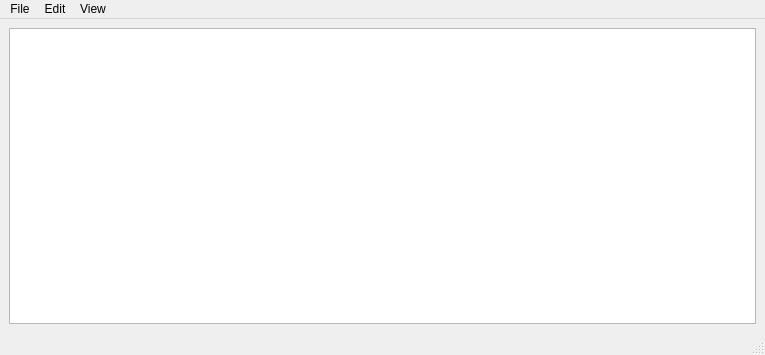
<?xml version="1.0" encoding="UTF-8"?>
<ui version="4.0">
 <class>MainWindow</class>
 <widget class="QMainWindow" name="MainWindow">
  <property name="geometry">
   <rect>
    <x>0</x>
    <y>0</y>
    <width>765</width>
    <height>355</height>
   </rect>
  </property>
  <property name="windowTitle">
   <string>MainWindow</string>
  </property>
  <widget class="QWidget" name="centralwidget">
   <layout class="QHBoxLayout" name="horizontalLayout">
    <item>
     <widget class="QTextEdit" name="textEdit"/>
    </item>
   </layout>
  </widget>
  <widget class="QMenuBar" name="menubar">
   <property name="geometry">
    <rect>
     <x>0</x>
     <y>0</y>
     <width>765</width>
     <height>23</height>
    </rect>
   </property>
   <widget class="QMenu" name="menuFile">
    <property name="title">
     <string>File</string>
    </property>
    <addaction name="actionNew"/>
    <addaction name="actionOpen"/>
    <addaction name="actionClose"/>
    <addaction name="actionSave"/>
    <addaction name="actionSave_As"/>
   </widget>
   <widget class="QMenu" name="menuEdit">
    <property name="title">
     <string>Edit</string>
    </property>
    <addaction name="actionCopy"/>
    <addaction name="actionCut"/>
    <addaction name="actionPaste"/>
    <addaction name="actionUndo"/>
    <addaction name="actionRedo"/>
    <addaction name="actionFont"/>
    <addaction name="actionFont_Color"/>
    <addaction name="actionBG_Color"/>
   </widget>
   <widget class="QMenu" name="menuView">
    <property name="title">
     <string>View</string>
    </property>
    <addaction name="actionAbout"/>
    <addaction name="actionPrint"/>
   </widget>
   <addaction name="menuFile"/>
   <addaction name="menuEdit"/>
   <addaction name="menuView"/>
  </widget>
  <widget class="QStatusBar" name="statusbar"/>
  <action name="actionNew">
   <property name="icon">
    <iconset>
     <normalon>:/Res/file-solid-full.svg</normalon>
    </iconset>
   </property>
   <property name="text">
    <string>New</string>
   </property>
   <property name="shortcut">
    <string>Ctrl+N</string>
   </property>
  </action>
  <action name="actionOpen">
   <property name="icon">
    <iconset>
     <normalon>:/Res/folder-open-solid-full.svg</normalon>
    </iconset>
   </property>
   <property name="text">
    <string>Open</string>
   </property>
   <property name="shortcut">
    <string>Ctrl+O</string>
   </property>
  </action>
  <action name="actionClose">
   <property name="icon">
    <iconset>
     <normalon>:/Res/circle-xmark-regular-full.svg</normalon>
    </iconset>
   </property>
   <property name="text">
    <string>Close</string>
   </property>
   <property name="shortcut">
    <string>Ctrl+L</string>
   </property>
  </action>
  <action name="actionSave">
   <property name="icon">
    <iconset>
     <normalon>:/Res/floppy-disk-solid-full.svg</normalon>
    </iconset>
   </property>
   <property name="text">
    <string>Save</string>
   </property>
   <property name="shortcut">
    <string>Ctrl+S</string>
   </property>
  </action>
  <action name="actionSave_As">
   <property name="icon">
    <iconset>
     <normalon>:/Res/file-export-solid-full.svg</normalon>
    </iconset>
   </property>
   <property name="text">
    <string>Save As</string>
   </property>
   <property name="shortcut">
    <string>Ctrl+Shift+S</string>
   </property>
  </action>
  <action name="actionCopy">
   <property name="icon">
    <iconset>
     <normalon>:/Res/copy-solid-full.svg</normalon>
    </iconset>
   </property>
   <property name="text">
    <string>Copy</string>
   </property>
   <property name="shortcut">
    <string>Ctrl+C</string>
   </property>
  </action>
  <action name="actionCut">
   <property name="icon">
    <iconset>
     <normalon>:/Res/scissors-solid-full.svg</normalon>
    </iconset>
   </property>
   <property name="text">
    <string>Cut</string>
   </property>
   <property name="shortcut">
    <string>Ctrl+X</string>
   </property>
  </action>
  <action name="actionPaste">
   <property name="icon">
    <iconset>
     <normalon>:/Res/clipboard-regular-full.svg</normalon>
    </iconset>
   </property>
   <property name="text">
    <string>Paste</string>
   </property>
   <property name="shortcut">
    <string>Ctrl+V</string>
   </property>
  </action>
  <action name="actionUndo">
   <property name="icon">
    <iconset>
     <normalon>:/Res/rotate-left-solid-full.svg</normalon>
    </iconset>
   </property>
   <property name="text">
    <string>Undo</string>
   </property>
   <property name="shortcut">
    <string>Ctrl+Z</string>
   </property>
  </action>
  <action name="actionRedo">
   <property name="icon">
    <iconset>
     <normalon>:/Res/rotate-right-solid-full.svg</normalon>
    </iconset>
   </property>
   <property name="text">
    <string>Redo</string>
   </property>
   <property name="shortcut">
    <string>Ctrl+Y</string>
   </property>
  </action>
  <action name="actionFont">
   <property name="icon">
    <iconset>
     <normalon>:/Res/font-solid-full.svg</normalon>
    </iconset>
   </property>
   <property name="text">
    <string>Font</string>
   </property>
   <property name="shortcut">
    <string>Ctrl+F</string>
   </property>
  </action>
  <action name="actionFont_Color">
   <property name="icon">
    <iconset>
     <normalon>:/Res/paint-roller-solid-full.svg</normalon>
    </iconset>
   </property>
   <property name="text">
    <string>Font Color</string>
   </property>
   <property name="shortcut">
    <string>Ctrl+R</string>
   </property>
  </action>
  <action name="actionBG_Color">
   <property name="icon">
    <iconset>
     <normalon>:/Res/palette-solid-full.svg</normalon>
    </iconset>
   </property>
   <property name="text">
    <string>BG Color</string>
   </property>
   <property name="shortcut">
    <string>Ctrl+G</string>
   </property>
  </action>
  <action name="actionAbout">
   <property name="icon">
    <iconset>
     <normalon>:/Res/circle-info-solid-full.svg</normalon>
    </iconset>
   </property>
   <property name="text">
    <string>About</string>
   </property>
  </action>
  <action name="actionPrint">
   <property name="icon">
    <iconset>
     <normalon>:/Res/print-solid-full.svg</normalon>
    </iconset>
   </property>
   <property name="text">
    <string>Print</string>
   </property>
   <property name="shortcut">
    <string>Ctrl+P</string>
   </property>
  </action>
 </widget>
 <resources/>
 <connections/>
</ui>
